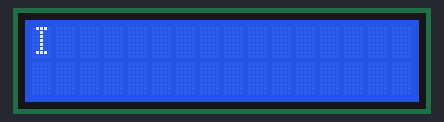
A sketch run on a simulated Arduino Uno, built with avr-gcc and run on an emulated ATmega328P. Shown: 16×2 character LCD.

Above: at 0.22 s.
At 6.6 s:
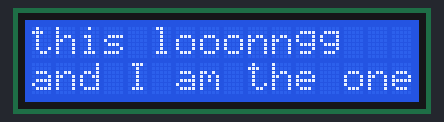
At 15.3 s:
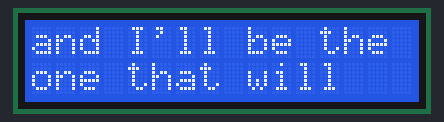
At 19.9 s:
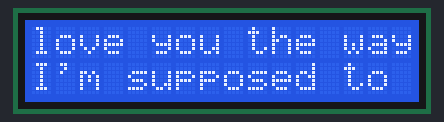
At 29.7 s:
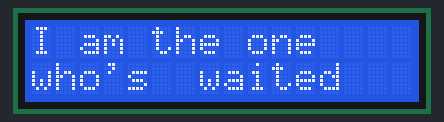
At 38.3 s:
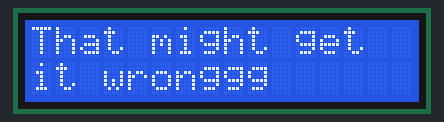

The sketch:

LCD_prac.ino
```cpp
#include <Wire.h>
#include <LiquidCrystal_I2C.h>

// Set the LCD I2C address and size (16 columns, 2 rows)
LiquidCrystal_I2C lcd(0x27, 16, 2);

// Define the lyrics
String lyrics[] = {
  "I am the one",
  "who's  waited",
  "this looonngg",
  "and I am the one",
  "That might get",
  "it wronggg",
  "and I'll be the",
  "one that will",
  "love you the way",
  "I'm supposed to",
  "oohhhh girlll"
};

const int lineCount = sizeof(lyrics) / sizeof(lyrics[0]);
int currentLine = 0;

void setup() {
  lcd.init();            // Initialize LCD
  lcd.backlight();       // Turn on backlight
}

void loop() {
  lcd.clear();

  // Print first line word by word
  lcd.setCursor(0, 0);
  printWords(lyrics[currentLine], 0);

  // Print second line if it exists
  if (currentLine + 1 < lineCount) {
    lcd.setCursor(0, 1);
    printWords(lyrics[currentLine + 1], 1);
  }

  delay(2500); // Wait before showing next lines

  currentLine += 2;
  if (currentLine >= lineCount) {
    delay(2000); // Wait longer at the end
    currentLine = 0;
  }
}

// ✅ Function to print words one by one with delay
void printWords(String line, int row) {
  int start = 0;
  int x = 0;

  while (start < line.length()) {
    int space = line.indexOf(' ', start);
    if (space == -1) space = line.length();
    String word = line.substring(start, space);

    if (x + word.length() > 16) break; // Skip if word won't fit on line

    lcd.setCursor(x, row);
    lcd.print(word + " ");
    x += word.length() + 1;
    start = space + 1;
    delay(300); // Delay between words
  }
}
```

Measured:
- what the display in image 1 shows lasts 2.9 s, from 6.5 s to 9.4 s
